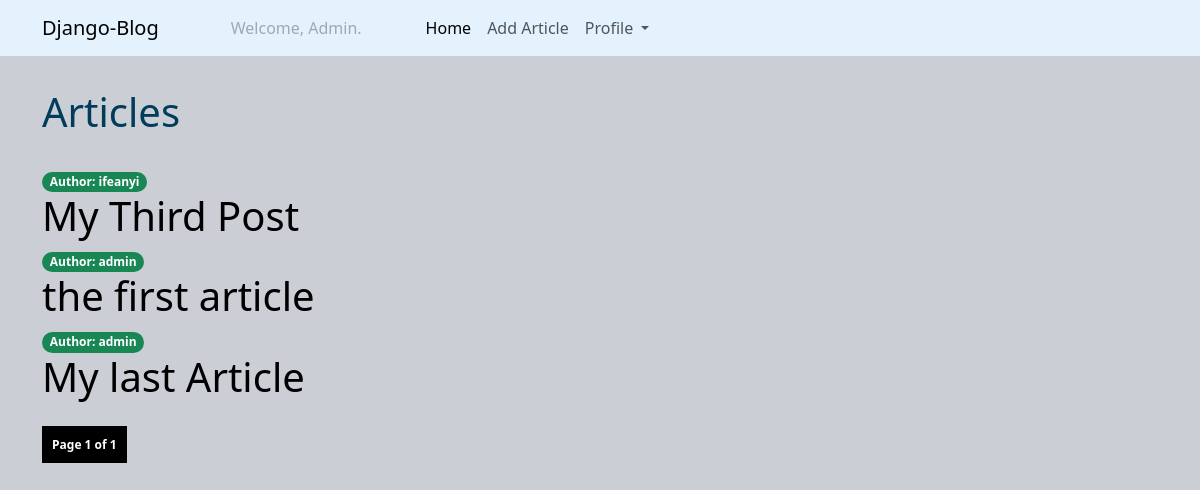
The app's page / (signed in) with its own data.
### articles/models.py (models this page shows, shortened)
class Article(models.Model):
    title = models.CharField(max_length=200)
    description = models.TextField()
    slug = models.SlugField(max_length=100, unique=True)
    published = models.DateTimeField (auto_now_add=True)
    author = models.ForeignKey(User, on_delete=models.CASCADE)

### articles/views.py (the view)
# urls.py: path('', article_list, name='article_list'),
def article_list(request):
    article_list = Article.objects.all().order_by('-published')
    paginator = Paginator(article_list, 3)
    page = request.GET.get('page')
    try:
        articles = paginator.page(page)
    except PageNotAnInteger:
        articles = paginator.page(1)
    except EmptyPage:
        articles = paginator.page(paginator.num_pages)
    return render(request, 'articles.html', {'articles':articles, 'page': page})

### articles/templates/articles.html (shortened to what this page needs)
{% extends 'base.html' %}
{%block body %}
<section class="container">
    <h1 class="h1-style">Articles</h1>
    {% for article in articles %}
        <span class="badge rounded-pill text-bg-success">Author: {{article.author}}</span>
        <h1><a class="link-style" href="{% url 'article_details' article.slug %}">{{article.title}}</a></h1>
    {% endfor %}
    {% include 'account/pagination.html' with page=articles %}
</section>
{% endblock body %}

### articles/templates/navbar.html (shortened to what this page needs)
<nav class="navbar navbar-expand-lg" style="background-color: #e3f2fd;">
    <div class="container">
      <a class="navbar-brand" href="{% url 'article_list' %}">Django-Blog</a>
      <div class="collapse navbar-collapse" id="navbarNavDropdown">
        <ul class="navbar-nav">
            {% if request.user.is_authenticated %}
            <li class="nav-item mx-5">
                <a class="nav-link disabled">Welcome, {{request.user.username | title}}.</a>
            </li>
            <li class="nav-item">
                <a class="nav-link active" aria-current="page" href="{% url 'article_list' %}">Home</a>
            </li>
            <li class="nav-item">
                <a class="nav-link" href="{% url 'article_form' %}">Add Article</a>
            </li>
            <li class="nav-item dropdown">
                <a class="nav-link dropdown-toggle" href="#" role="button" data-bs-toggle="dropdown" aria-expanded="false">
                Profile
                </a>
            </li>
            {% endif %}
        </ul>
      </div>
    </div>
  </nav>

### articles/static/css/index.css (style rules this page uses)
body { background: #ccced6; }
.h1-style { margin: 2rem 0; color: #003d5b; }
.link-style { text-decoration: none; color: black; }

### records on screen
Article: author "ifeanyi", title "My Third Post"
Article: author "admin", title "the first article"
Article: author "admin", title "My last Article"

### other values on screen
{{ request.user.username | title }} "Admin"
{{ page.number }} "1"
{{ page.paginator.num_pages }} "1"
